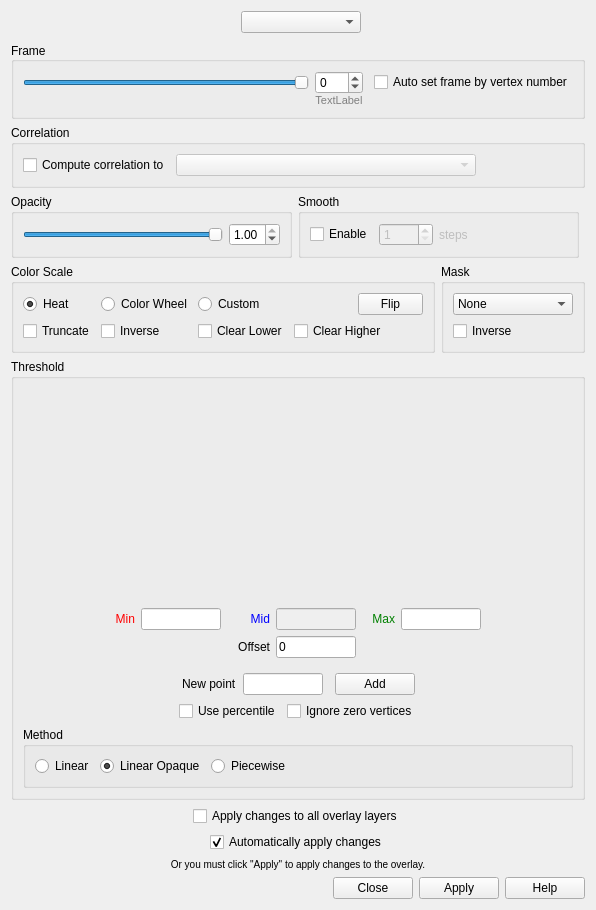
 <widget class="QWidget" name="WindowConfigureOverlay">
  <property name="geometry">
   <rect>
    <x>0</x>
    <y>0</y>
    <width>596</width>
    <height>910</height>
   </rect>
  </property>
  <property name="windowTitle">
   <string>Configure Overlay</string>
  </property>
  <layout class="QVBoxLayout" name="verticalLayout_2">
   <item>
    <widget class="QWidget" name="widgetOverlayList" native="true">
     <layout class="QHBoxLayout" name="horizontalLayout_10">
      <property name="leftMargin">
       <number>0</number>
      </property>
      <property name="topMargin">
       <number>0</number>
      </property>
      <property name="rightMargin">
       <number>0</number>
      </property>
      <property name="bottomMargin">
       <number>3</number>
      </property>
      <item>
       <widget class="QWidget" name="widgetOverlayList_2" native="true">
        <layout class="QHBoxLayout" name="horizontalLayout_11">
         <property name="leftMargin">
          <number>0</number>
         </property>
         <property name="topMargin">
          <number>0</number>
         </property>
         <property name="rightMargin">
          <number>0</number>
         </property>
         <property name="bottomMargin">
          <number>3</number>
         </property>
         <item>
          <spacer name="horizontalSpacer_20">
           <property name="orientation">
            <enum>Qt::Horizontal</enum>
           </property>
           <property name="sizeHint" stdset="0">
            <size>
             <width>40</width>
             <height>5</height>
            </size>
           </property>
          </spacer>
         </item>
        </layout>
       </widget>
      </item>
      <item>
       <widget class="QComboBox" name="comboBoxOverlayList">
        <property name="minimumSize">
         <size>
          <width>120</width>
          <height>0</height>
         </size>
        </property>
       </widget>
      </item>
      <item>
       <spacer name="horizontalSpacer_19">
        <property name="orientation">
         <enum>Qt::Horizontal</enum>
        </property>
        <property name="sizeHint" stdset="0">
         <size>
          <width>40</width>
          <height>5</height>
         </size>
        </property>
       </spacer>
      </item>
     </layout>
    </widget>
   </item>
   <item>
    <layout class="QGridLayout" name="gridLayout_2">
     <property name="leftMargin">
      <number>0</number>
     </property>
     <property name="topMargin">
      <number>0</number>
     </property>
     <item row="3" column="1">
      <widget class="QGroupBox" name="groupBox_5">
       <property name="title">
        <string>Smooth</string>
       </property>
       <layout class="QHBoxLayout" name="horizontalLayout_5">
        <item>
         <widget class="QCheckBox" name="checkBoxEnableSmooth">
          <property name="text">
           <string>Enable</string>
          </property>
         </widget>
        </item>
        <item>
         <widget class="QSpinBox" name="spinBoxSmoothSteps">
          <property name="enabled">
           <bool>false</bool>
          </property>
          <property name="minimum">
           <number>1</number>
          </property>
          <property name="maximum">
           <number>9999</number>
          </property>
         </widget>
        </item>
        <item>
         <widget class="QLabel" name="label_2">
          <property name="enabled">
           <bool>false</bool>
          </property>
          <property name="text">
           <string>steps</string>
          </property>
         </widget>
        </item>
        <item>
         <spacer name="horizontalSpacer">
          <property name="orientation">
           <enum>Qt::Horizontal</enum>
          </property>
          <property name="sizeHint" stdset="0">
           <size>
            <width>40</width>
            <height>20</height>
           </size>
          </property>
         </spacer>
        </item>
       </layout>
      </widget>
     </item>
     <item row="3" column="0">
      <widget class="QGroupBox" name="groupBox">
       <property name="title">
        <string>Opacity</string>
       </property>
       <layout class="QHBoxLayout" name="horizontalLayout">
        <item>
         <widget class="QSlider" name="sliderOpacity">
          <property name="maximum">
           <number>100</number>
          </property>
          <property name="value">
           <number>100</number>
          </property>
          <property name="orientation">
           <enum>Qt::Horizontal</enum>
          </property>
         </widget>
        </item>
        <item>
         <widget class="QDoubleSpinBox" name="doubleSpinBoxOpacity">
          <property name="maximum">
           <double>1.000000000000000</double>
          </property>
          <property name="singleStep">
           <double>0.050000000000000</double>
          </property>
          <property name="value">
           <double>1.000000000000000</double>
          </property>
         </widget>
        </item>
       </layout>
      </widget>
     </item>
     <item row="1" column="0" colspan="3">
      <widget class="QGroupBox" name="groupBoxCorrelation">
       <property name="title">
        <string>Correlation</string>
       </property>
       <layout class="QHBoxLayout" name="horizontalLayout_4">
        <item>
         <widget class="QCheckBox" name="checkBoxComputeCorrelation">
          <property name="text">
           <string>Compute correlation to</string>
          </property>
         </widget>
        </item>
        <item>
         <widget class="QComboBox" name="comboBoxVolumes">
          <property name="enabled">
           <bool>false</bool>
          </property>
          <property name="sizePolicy">
           <sizepolicy hsizetype="Preferred" vsizetype="Fixed">
            <horstretch>1</horstretch>
            <verstretch>0</verstretch>
           </sizepolicy>
          </property>
          <property name="minimumSize">
           <size>
            <width>200</width>
            <height>0</height>
           </size>
          </property>
          <property name="maximumSize">
           <size>
            <width>300</width>
            <height>1677777</height>
           </size>
          </property>
         </widget>
        </item>
        <item>
         <spacer name="horizontalSpacer_13">
          <property name="orientation">
           <enum>Qt::Horizontal</enum>
          </property>
          <property name="sizeHint" stdset="0">
           <size>
            <width>0</width>
            <height>0</height>
           </size>
          </property>
         </spacer>
        </item>
       </layout>
      </widget>
     </item>
     <item row="0" column="0" colspan="3">
      <widget class="QGroupBox" name="groupBoxFrame">
       <property name="title">
        <string>Frame</string>
       </property>
       <property name="alignment">
        <set>Qt::AlignLeading|Qt::AlignLeft|Qt::AlignVCenter</set>
       </property>
       <layout class="QGridLayout" name="gridLayout_3">
        <property name="verticalSpacing">
         <number>0</number>
        </property>
        <item row="0" column="0">
         <widget class="QSlider" name="sliderFrame">
          <property name="maximum">
           <number>100</number>
          </property>
          <property name="value">
           <number>100</number>
          </property>
          <property name="orientation">
           <enum>Qt::Horizontal</enum>
          </property>
         </widget>
        </item>
        <item row="0" column="1">
         <widget class="QSpinBox" name="spinBoxFrame">
          <property name="wrapping">
           <bool>true</bool>
          </property>
         </widget>
        </item>
        <item row="0" column="4">
         <widget class="QCheckBox" name="checkBoxAutoFrame">
          <property name="text">
           <string>Auto set frame by vertex number</string>
          </property>
         </widget>
        </item>
        <item row="0" column="3">
         <spacer name="horizontalSpacer_12">
          <property name="orientation">
           <enum>Qt::Horizontal</enum>
          </property>
          <property name="sizeType">
           <enum>QSizePolicy::Fixed</enum>
          </property>
          <property name="sizeHint" stdset="0">
           <size>
            <width>5</width>
            <height>5</height>
           </size>
          </property>
         </spacer>
        </item>
        <item row="1" column="1">
         <widget class="QLabel" name="labelFrameRange">
          <property name="styleSheet">
           <string notr="true">font-size: 8pt;
color: gray;</string>
          </property>
          <property name="text">
           <string>TextLabel</string>
          </property>
          <property name="scaledContents">
           <bool>true</bool>
          </property>
          <property name="alignment">
           <set>Qt::AlignHCenter|Qt::AlignTop</set>
          </property>
         </widget>
        </item>
       </layout>
      </widget>
     </item>
    </layout>
   </item>
   <item>
    <layout class="QHBoxLayout" name="horizontalLayout_2">
     <property name="topMargin">
      <number>0</number>
     </property>
     <item>
      <widget class="QGroupBox" name="groupBox_2">
       <property name="title">
        <string>Color Scale</string>
       </property>
       <layout class="QGridLayout" name="gridLayout">
        <item row="1" column="2">
         <widget class="QCheckBox" name="checkBoxClearLower">
          <property name="text">
           <string>Clear Lower</string>
          </property>
         </widget>
        </item>
        <item row="1" column="3" colspan="2">
         <widget class="QCheckBox" name="checkBoxClearHigher">
          <property name="text">
           <string>Clear Higher</string>
          </property>
         </widget>
        </item>
        <item row="0" column="2">
         <widget class="QRadioButton" name="radioButtonCustom">
          <property name="text">
           <string>Custom</string>
          </property>
         </widget>
        </item>
        <item row="0" column="3">
         <spacer name="horizontalSpacer_10">
          <property name="orientation">
           <enum>Qt::Horizontal</enum>
          </property>
          <property name="sizeHint" stdset="0">
           <size>
            <width>0</width>
            <height>0</height>
           </size>
          </property>
         </spacer>
        </item>
        <item row="0" column="4">
         <widget class="QPushButton" name="pushButtonFlip">
          <property name="maximumSize">
           <size>
            <width>65</width>
            <height>16777215</height>
           </size>
          </property>
          <property name="text">
           <string>Flip</string>
          </property>
         </widget>
        </item>
        <item row="0" column="0">
         <widget class="QRadioButton" name="radioButtonHeat">
          <property name="text">
           <string>Heat</string>
          </property>
          <property name="checked">
           <bool>true</bool>
          </property>
         </widget>
        </item>
        <item row="0" column="1">
         <widget class="QRadioButton" name="radioButtonColorWheel">
          <property name="text">
           <string>Color Wheel</string>
          </property>
         </widget>
        </item>
        <item row="1" column="0">
         <widget class="QCheckBox" name="checkBoxTruncate">
          <property name="text">
           <string>Truncate</string>
          </property>
         </widget>
        </item>
        <item row="1" column="1">
         <widget class="QCheckBox" name="checkBoxInverse">
          <property name="text">
           <string>Inverse</string>
          </property>
         </widget>
        </item>
       </layout>
      </widget>
     </item>
     <item>
      <widget class="QGroupBox" name="groupBox_6">
       <property name="title">
        <string>Mask</string>
       </property>
       <layout class="QVBoxLayout" name="verticalLayout_3">
        <item>
         <widget class="QComboBox" name="comboBoxMask">
          <property name="minimumSize">
           <size>
            <width>120</width>
            <height>0</height>
           </size>
          </property>
          <item>
           <property name="text">
            <string>None</string>
           </property>
          </item>
         </widget>
        </item>
        <item>
         <widget class="QCheckBox" name="checkBoxMaskInverse">
          <property name="text">
           <string>Inverse</string>
          </property>
         </widget>
        </item>
       </layout>
      </widget>
     </item>
    </layout>
   </item>
   <item>
    <widget class="QGroupBox" name="groupBox_3">
     <property name="sizePolicy">
      <sizepolicy hsizetype="Preferred" vsizetype="Preferred">
       <horstretch>0</horstretch>
       <verstretch>1</verstretch>
      </sizepolicy>
     </property>
     <property name="title">
      <string>Threshold</string>
     </property>
     <layout class="QVBoxLayout" name="verticalLayout">
      <item>
       <widget class="WidgetHistogram" name="widgetHistogram" native="true">
        <property name="sizePolicy">
         <sizepolicy hsizetype="Preferred" vsizetype="Preferred">
          <horstretch>0</horstretch>
          <verstretch>1</verstretch>
         </sizepolicy>
        </property>
        <property name="minimumSize">
         <size>
          <width>0</width>
          <height>180</height>
         </size>
        </property>
       </widget>
      </item>
      <item>
       <widget class="QWidget" name="widgetHolderThreshold" native="true">
        <layout class="QGridLayout" name="gridLayout_4">
         <item row="0" column="0">
          <spacer name="horizontalSpacer_2">
           <property name="orientation">
            <enum>Qt::Horizontal</enum>
           </property>
           <property name="sizeHint" stdset="0">
            <size>
             <width>0</width>
             <height>0</height>
            </size>
           </property>
          </spacer>
         </item>
         <item row="0" column="1">
          <widget class="QLabel" name="labelMin">
           <property name="styleSheet">
            <string notr="true">color:red;</string>
           </property>
           <property name="text">
            <string>Min</string>
           </property>
           <property name="alignment">
            <set>Qt::AlignRight|Qt::AlignTrailing|Qt::AlignVCenter</set>
           </property>
          </widget>
         </item>
         <item row="0" column="2">
          <widget class="QLineEdit" name="lineEditMin">
           <property name="maximumSize">
            <size>
             <width>80</width>
             <height>16777215</height>
            </size>
           </property>
           <property name="styleSheet">
            <string notr="true">color:red;</string>
           </property>
          </widget>
         </item>
         <item row="0" column="3">
          <spacer name="horizontalSpacer_4">
           <property name="orientation">
            <enum>Qt::Horizontal</enum>
           </property>
           <property name="sizeType">
            <enum>QSizePolicy::Fixed</enum>
           </property>
           <property name="sizeHint" stdset="0">
            <size>
             <width>10</width>
             <height>0</height>
            </size>
           </property>
          </spacer>
         </item>
         <item row="0" column="4">
          <widget class="QLabel" name="labelMid">
           <property name="enabled">
            <bool>false</bool>
           </property>
           <property name="styleSheet">
            <string notr="true">color:blue;</string>
           </property>
           <property name="text">
            <string>Mid</string>
           </property>
           <property name="alignment">
            <set>Qt::AlignRight|Qt::AlignTrailing|Qt::AlignVCenter</set>
           </property>
          </widget>
         </item>
         <item row="0" column="5">
          <widget class="QLineEdit" name="lineEditMid">
           <property name="enabled">
            <bool>false</bool>
           </property>
           <property name="maximumSize">
            <size>
             <width>80</width>
             <height>16777215</height>
            </size>
           </property>
           <property name="styleSheet">
            <string notr="true">color:blue;</string>
           </property>
          </widget>
         </item>
         <item row="0" column="6">
          <spacer name="horizontalSpacer_5">
           <property name="orientation">
            <enum>Qt::Horizontal</enum>
           </property>
           <property name="sizeType">
            <enum>QSizePolicy::Fixed</enum>
           </property>
           <property name="sizeHint" stdset="0">
            <size>
             <width>10</width>
             <height>0</height>
            </size>
           </property>
          </spacer>
         </item>
         <item row="0" column="7">
          <widget class="QLabel" name="labelMax">
           <property name="styleSheet">
            <string notr="true">color:green;</string>
           </property>
           <property name="text">
            <string>Max</string>
           </property>
           <property name="alignment">
            <set>Qt::AlignRight|Qt::AlignTrailing|Qt::AlignVCenter</set>
           </property>
          </widget>
         </item>
         <item row="0" column="8">
          <widget class="QLineEdit" name="lineEditMax">
           <property name="maximumSize">
            <size>
             <width>80</width>
             <height>16777215</height>
            </size>
           </property>
           <property name="styleSheet">
            <string notr="true">color:green;</string>
           </property>
          </widget>
         </item>
         <item row="0" column="9">
          <spacer name="horizontalSpacer_3">
           <property name="orientation">
            <enum>Qt::Horizontal</enum>
           </property>
           <property name="sizeHint" stdset="0">
            <size>
             <width>0</width>
             <height>0</height>
            </size>
           </property>
          </spacer>
         </item>
         <item row="1" column="4">
          <widget class="QLabel" name="labelOffset">
           <property name="enabled">
            <bool>true</bool>
           </property>
           <property name="styleSheet">
            <string notr="true"/>
           </property>
           <property name="text">
            <string>Offset</string>
           </property>
           <property name="alignment">
            <set>Qt::AlignRight|Qt::AlignTrailing|Qt::AlignVCenter</set>
           </property>
          </widget>
         </item>
         <item row="1" column="5">
          <widget class="QLineEdit" name="lineEditOffset">
           <property name="enabled">
            <bool>true</bool>
           </property>
           <property name="maximumSize">
            <size>
             <width>80</width>
             <height>16777215</height>
            </size>
           </property>
           <property name="styleSheet">
            <string notr="true"/>
           </property>
           <property name="text">
            <string>0</string>
           </property>
          </widget>
         </item>
        </layout>
       </widget>
      </item>
      <item>
       <widget class="QWidget" name="widgetHolderAddPoint" native="true">
        <layout class="QHBoxLayout" name="horizontalLayout_6">
         <property name="leftMargin">
          <number>0</number>
         </property>
         <property name="topMargin">
          <number>0</number>
         </property>
         <property name="rightMargin">
          <number>0</number>
         </property>
         <property name="bottomMargin">
          <number>0</number>
         </property>
         <item>
          <spacer name="horizontalSpacer_8">
           <property name="orientation">
            <enum>Qt::Horizontal</enum>
           </property>
           <property name="sizeHint" stdset="0">
            <size>
             <width>0</width>
             <height>0</height>
            </size>
           </property>
          </spacer>
         </item>
         <item>
          <widget class="QLabel" name="label">
           <property name="text">
            <string>New point</string>
           </property>
          </widget>
         </item>
         <item>
          <widget class="QLineEdit" name="lineEditNewPoint">
           <property name="maximumSize">
            <size>
             <width>80</width>
             <height>16777215</height>
            </size>
           </property>
          </widget>
         </item>
         <item>
          <widget class="QtColorPicker" name="widgetColorPicker" native="true"/>
         </item>
         <item>
          <widget class="QPushButton" name="pushButtonAdd">
           <property name="text">
            <string>Add</string>
           </property>
          </widget>
         </item>
         <item>
          <spacer name="horizontalSpacer_6">
           <property name="orientation">
            <enum>Qt::Horizontal</enum>
           </property>
           <property name="sizeHint" stdset="0">
            <size>
             <width>86</width>
             <height>0</height>
            </size>
           </property>
          </spacer>
         </item>
        </layout>
       </widget>
      </item>
      <item>
       <layout class="QHBoxLayout" name="horizontalLayout_8">
        <item>
         <spacer name="horizontalSpacer_14">
          <property name="orientation">
           <enum>Qt::Horizontal</enum>
          </property>
          <property name="sizeHint" stdset="0">
           <size>
            <width>5</width>
            <height>5</height>
           </size>
          </property>
         </spacer>
        </item>
        <item>
         <widget class="QCheckBox" name="checkBoxUsePercentile">
          <property name="text">
           <string>Use percentile</string>
          </property>
         </widget>
        </item>
        <item>
         <widget class="QCheckBox" name="checkBoxUseNonZeroVertices">
          <property name="text">
           <string>Ignore zero vertices</string>
          </property>
         </widget>
        </item>
        <item>
         <spacer name="horizontalSpacer_15">
          <property name="orientation">
           <enum>Qt::Horizontal</enum>
          </property>
          <property name="sizeHint" stdset="0">
           <size>
            <width>5</width>
            <height>5</height>
           </size>
          </property>
         </spacer>
        </item>
       </layout>
      </item>
      <item>
       <widget class="QGroupBox" name="groupBox_4">
        <property name="title">
         <string>Method</string>
        </property>
        <layout class="QHBoxLayout" name="horizontalLayout_3" stretch="0,0,0,0">
         <item>
          <widget class="QRadioButton" name="radioButtonLinear">
           <property name="text">
            <string>Linear</string>
           </property>
          </widget>
         </item>
         <item>
          <widget class="QRadioButton" name="radioButtonLinearOpaque">
           <property name="text">
            <string>Linear Opaque</string>
           </property>
           <property name="checked">
            <bool>true</bool>
           </property>
          </widget>
         </item>
         <item>
          <widget class="QRadioButton" name="radioButtonPiecewise">
           <property name="text">
            <string>Piecewise</string>
           </property>
          </widget>
         </item>
         <item>
          <spacer name="horizontalSpacer_9">
           <property name="orientation">
            <enum>Qt::Horizontal</enum>
           </property>
           <property name="sizeHint" stdset="0">
            <size>
             <width>40</width>
             <height>20</height>
            </size>
           </property>
          </spacer>
         </item>
        </layout>
       </widget>
      </item>
     </layout>
    </widget>
   </item>
   <item>
    <layout class="QHBoxLayout" name="horizontalLayout_9">
     <property name="topMargin">
      <number>0</number>
     </property>
     <item>
      <spacer name="horizontalSpacer_16">
       <property name="orientation">
        <enum>Qt::Horizontal</enum>
       </property>
       <property name="sizeHint" stdset="0">
        <size>
         <width>5</width>
         <height>5</height>
        </size>
       </property>
      </spacer>
     </item>
     <item>
      <widget class="QCheckBox" name="checkBoxApplyToAll">
       <property name="text">
        <string>Apply changes to all overlay layers</string>
       </property>
       <property name="checked">
        <bool>false</bool>
       </property>
      </widget>
     </item>
     <item>
      <spacer name="horizontalSpacer_17">
       <property name="orientation">
        <enum>Qt::Horizontal</enum>
       </property>
       <property name="sizeHint" stdset="0">
        <size>
         <width>5</width>
         <height>5</height>
        </size>
       </property>
      </spacer>
     </item>
    </layout>
   </item>
   <item>
    <layout class="QHBoxLayout" name="horizontalLayout_7">
     <property name="topMargin">
      <number>0</number>
     </property>
     <item>
      <spacer name="horizontalSpacer_11">
       <property name="orientation">
        <enum>Qt::Horizontal</enum>
       </property>
       <property name="sizeHint" stdset="0">
        <size>
         <width>5</width>
         <height>5</height>
        </size>
       </property>
      </spacer>
     </item>
     <item>
      <widget class="QCheckBox" name="checkBoxAutoApply">
       <property name="text">
        <string>Automatically apply changes</string>
       </property>
       <property name="checked">
        <bool>true</bool>
       </property>
      </widget>
     </item>
     <item>
      <spacer name="horizontalSpacer_7">
       <property name="orientation">
        <enum>Qt::Horizontal</enum>
       </property>
       <property name="sizeHint" stdset="0">
        <size>
         <width>5</width>
         <height>5</height>
        </size>
       </property>
      </spacer>
     </item>
    </layout>
   </item>
   <item>
    <widget class="QLabel" name="label_4">
     <property name="styleSheet">
      <string notr="true">font-size: 10px;</string>
     </property>
     <property name="text">
      <string>Or you must click &quot;Apply&quot; to apply changes to the overlay.</string>
     </property>
     <property name="alignment">
      <set>Qt::AlignCenter</set>
     </property>
    </widget>
   </item>
   <item>
    <widget class="QDialogButtonBox" name="buttonBox">
     <property name="standardButtons">
      <set>QDialogButtonBox::Apply|QDialogButtonBox::Close|QDialogButtonBox::Help</set>
     </property>
    </widget>
   </item>
  </layout>
 </widget>
